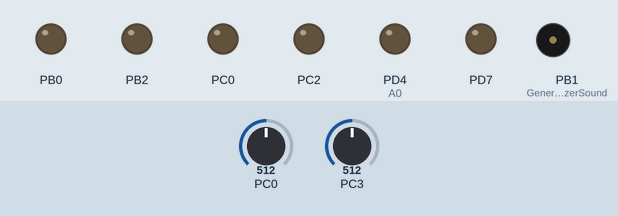
The program below on a simulated ATmega328P, built with avr-gcc and emulated at 16 MHz. Parts: output pins drawn as LEDs (lit = HIGH), buzzer (waves = sounding). Dashed ring = blinking. The test bench sets the inputs (shaded band); at power-on: PC0 = 512, PC3 = 512. Random numbers use the default seed unless the program sets one; pins used as bus, display or sensor lines are not drawn.

Above: at 0.1 s.
At 2.4 s:
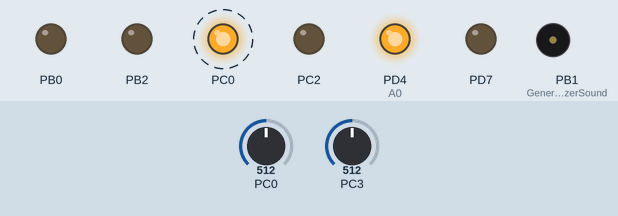
2.5 s: PC0 set to 572
4.0 s: PC0 set to 597
At 4.19 s:
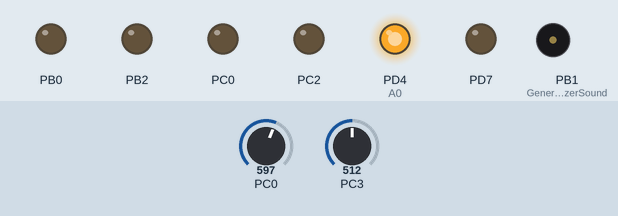
Timing chart, 0 to 14.3 s (numbered marks = the images above; inputs shaded):
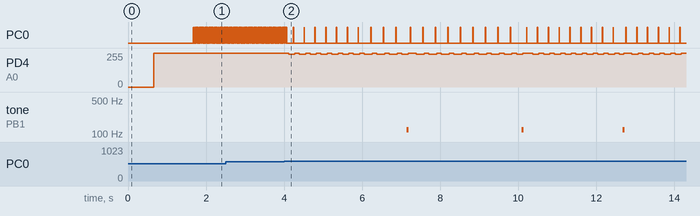

The program:

main.c
```c
#include <avr/interrupt.h>
#include <avr/io.h>
#include <stdio.h>
#include <stdlib.h>
#include <string.h>
#include <stdbool.h>
#include "uart.h"
#include <util/delay.h>
#include "Paddle.h"
#include "lcd.h"

#define FREQ 16000000
#define BAUD 9600
#define HIGH 1
#define LOW 0
#define BUFFER 1024
#define BLACK 0x000001

// Touchscreen calibration constants.
const float A =	0.141787;
const float B = -0.00957;
const float C = -2.36838;

const float D =	-0.00268;
const float E = -0.11792;
const float F = 101.9308;


char displayChar = '0';

// To check if two ADC values are same, only then plot the value!!
uint8_t touchTwoTimes = 1;
uint16_t x_old;
uint16_t y_old;

uint8_t screeenRefresh = 0;

// Coordinates from the ADC.
uint16_t x_coor;
uint16_t y_coor;

// For ball movements.
int8_t dx;
int8_t dy;

// initial position of the ball
uint8_t ballx = 63;
uint8_t bally = 28;
uint8_t future_x;
uint8_t future_y;

// For calculating actual pixel based on touch screen values.
uint8_t calc_x_pixel;
uint8_t calc_y_pixel;

// Properties of two paddles
struct Paddle pL;
struct Paddle pR;
uint8_t paddleFollow = 0;

// Score keeping.
uint8_t leftScore = 0;
uint8_t rightScore = 0;

// Variables to decide game modes.
uint8_t botMode = 0;
uint8_t acclMode = 0;
uint8_t touchMode = 0;
uint8_t gameModeSelected = 0;

// Variables for Accelerometer
uint16_t accReading =0;
const uint8_t size = 10;
uint16_t movingarray[10];
uint8_t pos =0;
uint16_t sum=0;
uint16_t movingAvr = 0;

// Timer setting for turning buzzer on/off.
uint16_t overflow = 0;

void GenerateBuzzerSound(uint16_t time);

void generateGrid(){

    drawrect(buff, 0, 0, 127, 63, BLACK);
    for (int i= 0; i< 63 ; i+=8){
        drawline(buff, 63 , i, 63,i+4, BLACK);
    }
    write_buffer(buff);
}

/*
 * Function to update scoreboard with new score.
 */
void scoreBoard(int left, int right){

    drawchar(buff, 57,0, displayChar+left);
    drawchar(buff, 65,0, displayChar+right);
    write_buffer(buff);

}

void refreshScreen()
{
    cli();
    generateGrid();
    generatePadLeft(pL);
    generatePadRight(pR);
    scoreBoard(leftScore,rightScore);
    sei();
}

void resetScreen()
{
    cli();
    clear_buffer(buff);

    pL.posx = 2;
    pL.posy = 28;

    pR.posx = 2;
    pR.posy = 28;

    ballx = 63;
    bally = 28;

    uint8_t direction = rand()%5;

    dx = rand()%4+2;
    dy = rand()%4+2;

    if(direction < 2)
    {
        dx = -dx;
        dy = -dy;
    }

    generateGrid();
    generatePadLeft(pL);
    generatePadRight(pR);
    scoreBoard(leftScore,rightScore);
    sei();
}
static inline void changeLCDtoRed()
{
    PORTB |= 0x05;
    _delay_ms(1000);
    PORTB &= ~0x05;
}

/*
 * Function to update ball position and handle collisions with different elements.
 * There are different modes Bot vs Player, and Player Vs Player.
 *
 * If it hits vertical walls, the y-direction is reversed.
 *
 * Bot vs Player:
 * If it is near the bot, the bot follows the ball. Once the balls hits the paddle,
 * it reverses its x-direction.
 * The ball is near to the player end, it checks if it hits the paddle or not.
 * If yes(hits paddle), then reverse x-direction. If no(hits wall), then increase score
 * and restart the game.
 *
 * Player Vs Player:
 * The ball is near to the player end, it checks if it hits the paddle or not.
 * If yes(hits paddle), then reverse x-direction. If no(hits wall), then increase score
 * and restart the game.
 *
 */
void updateBall()
{
	fillcircle(buff, ballx, bally, 3, 0);

	// Make the paddle follow ball after certain x coordinate.
	if(botMode && ballx > 83 && dx > 0)
    {
        paddleFollow = 1;
	}
    if(paddleFollow){
        pR.posy = bally;
        generatePadRight(pR);
    }

	// Calculate future coordinates of ball to detect collision.
    if(dy < 0)
    {
        future_y = bally+dy+2;
    }
    else
    {
        future_y = bally+dy-2;
    }

	// If ball collides with the upper or lower wall, it reverses its y-direction.
	if(bally+dy+2 >= 62 || bally+dy-2 <= 0)
	{
        GenerateBuzzerSound(10);
		dy = (-1)*dy;
	}

	// Handle collisions of balls with paddles and left-right walls.
    if(botMode){
        if(ballx+dx+2 >= 124)
        {
            GenerateBuzzerSound(10);
            pR.posy = bally+dy+2;
            generatePadRight(pR);
            paddleFollow = 0;
            dx = (-1)*dx;

        }
        else if(ballx+dx-2 <= 3 && (future_y > pL.posy+4 || future_y < pL.posy-4))
        {
            rightScore++;
            GenerateBuzzerSound(15);
            changeLCDtoRed();
            resetScreen();
        }
        else if(ballx+dx-2 <= 3 && (future_y <= pL.posy+4 && future_y >= pL.posy-4))
        {
            GenerateBuzzerSound(10);
            dx = (-1)*dx;
        }
        else
        {
           // Do nothing.
        }
    }
    else
    {
        if(ballx+dx+2 >= 124 && (future_y > pR.posy+4 || future_y < pR.posy-4))
        {
            leftScore++;
            GenerateBuzzerSound(15);
            changeLCDtoRed();
            resetScreen();
        }
        else if(ballx+dx-2 <= 3 && (future_y > pL.posy+4 || future_y < pL.posy-4))
        {
            rightScore++;
            GenerateBuzzerSound(15);
            changeLCDtoRed();
            resetScreen();
        }
        else if(ballx+dx+2 >= 124 && (future_y <= pR.posy+4 && future_y >= pR.posy-4))
        {
            GenerateBuzzerSound(10);
            dx = (-1)*dx;
        }
        else if(ballx+dx-2 <= 3 && (future_y <= pL.posy+4 && future_y >= pL.posy-4))
        {
            GenerateBuzzerSound(10);
            dx = (-1)*dx;
        }
        else
        {
            //nothing
        }
    }

    ballx += dx;
    bally += dy;
	fillcircle(buff, ballx, bally, 3, BLACK);
	write_buffer(buff);
}

/*
 * Set up ADC for getting touch screen and accelerometer values.
 * -> Set Ref as voltage 5
 * -> Enable ADC.
 * -> Set prescaler as 128.
 */
void setupADC(void){

	ADMUX |= (1 << REFS0); 	// Setting ADC to use VCC as reference voltage

	ADCSRA |=  (1 << ADEN) | (1<< ADPS1) | (1 << ADPS2) | (1 << ADPS0); // Turn ADC on,
																		//  Use pre-scaler as 128
	DIDR0 |= 1 << ADC0D;	// Disable digital input buffer.
}

/*
 * Function to get x_coor from the ADC.
 * -> Set direction of X- , X+ to input.
 * -> Set X- to high.
 * -> Select A0(Y-) pin of ADC.
 * -> Start the conversion and wait for it to complete.
 * -> Clear the ADC flag.
 * -> Read ADC value into x_coor.
 */
void getXval(){

	// Set Y- to ADC input.
	// Set X- , X+ to digital pins.
	DDRC  = (1 << PORTC1) | (1 << PORTC3);

	// Set X- high and X+ low.
	PORTC |= (1 << PORTC3);
	ADMUX &= 0xF0;
	_delay_ms(10);

	ADCSRA |= (1 << ADSC); //Start Conversion
	//Wait for conversion to complete
	while(!(ADCSRA & (1<<ADIF)));
	ADCSRA|=(1<<ADIF);

	// Read the x_coor here.
	x_coor = ADC;

	PORTC &= ~(1 << PORTC3);
}

/*
 * Function to get y_coor from the ADC.
 * -> Set direction of Y- , Y+ to input.
 * -> Set Y- to high.
 * -> Select A3(X-) pin of ADC.
 * -> Start the conversion and wait for it to complete.
 * -> Clear the ADC flag.
 * -> Read ADC value into y_coor.
 */
void getYval(){

    // Now set configuration for the y_coor.

    // Set Y-, Y+ to digital pins.
	DDRC = (1 << PORTC0) | (1 << PORTC2) ;
	// Set Y- high, Y+ low.
	PORTC |= (1 << PORTC0);
	// Set X- to ADC input.
	ADMUX |= (1 << MUX0) | (1 << MUX1);
	_delay_ms(10);

	//Start Conversion
	ADCSRA |= (1 << ADSC);

	//Wait for conversion to complete
	while(!(ADCSRA & (1<<ADIF)));
	ADCSRA|=(1<<ADIF);
	// Read the y_coor here.
	y_coor = ADC;

	PORTC &= ~(1 << PORTC0);
}

/*
 * Function to get both X and Y coordinates from touchscreen.
 */
void getADCval() {

	getXval();
	getYval();
}

/*
 * Function to calculate moving average for smooth movements.
 * It keeps on adding/replacing values from the sensor to an array.
 * ptrSum is a pointer to a location which keeps track for the Sum.
 * returns the average of the arrray.
 *
 * Help from source: https://gist.github.com/bmccormack/d12f4bf0c96423d03f82
 */
uint16_t movingAverage(uint16_t *ptrtoNums, uint16_t *ptrSum, uint16_t pos, uint16_t len, uint16_t NextNum){

    *ptrSum = *ptrSum - ptrtoNums[pos] + NextNum;

    ptrtoNums[pos] = NextNum;

    return (*ptrSum) / len;
}


/*
 * Function to read accelerometer readings from ADC.
 * -> Sets A4 pin to ADC mode.
 * -> Starts ADC conversion and waits for it to complete.
 * -> Gets moving average and returns it to main to set paddle position.
 */
uint16_t accelerometerReading()
{
    ADMUX &= 0xF0;
    ADMUX |= (1 << MUX2);
    _delay_ms(10);

    ADCSRA |= (1 << ADSC);
    while(!(ADCSRA & (1<<ADIF)));
    ADCSRA|=(1<<ADIF);

    movingAvr = movingAverage(movingarray, &sum, pos, size, ADC);
    pos++;
    if(pos >= size){
        pos = 0;
    }
    return movingAvr;
}

/*
 * Function to display GAME OVER!!!.
 */
void displayGameOver()
{
    clear_buffer(buff);
    unsigned char word[] ="GAME OVER!!!";
    drawstring(buff, 35, 4,word);
    write_buffer(buff);

}

/*
 * Function to display game Menu.
 * Displays the three modes.
 * 1. Player Vs Player.
 * 2. Player Vs Computer.
 * 3. Accelerometer vs Computer.
 */
void displayGameMenu()
{
    clear_buffer(buff);
    unsigned char welcome[] = " WELCOME TO PONG ";
    unsigned char word1[] = "1.Player Vs Player";
    unsigned char word2[] = "2.Player Vs Computer";
    unsigned char word3[] = "3.Acclmtr Vs Computer";
    drawstring(buff, 4 , 0, welcome);
    drawstring(buff, 0, 2, word1);
    drawstring(buff, 0, 4, word2);
    drawstring(buff, 0, 6, word3);
    write_buffer(buff);
}


/*
 * Function to generate buzzer sound for a short time.
 * -> Starts Timer 0 to count the duration for which buzzer will be on.
 * -> Starts Timer 1 in CTC mode to make buzzer work.
 * -> Waits for Timer 0 to overflow 3 times.
 * -> Once overflow is reached, disable the buzzer.
 */
void GenerateBuzzerSound(uint16_t time){
    DDRB |= (1<<PORTB1);
    OCR1A = time; //Frequency for 10 khz
    TCCR1B |= (1<<CS10); //Start the buzzer

    TCCR0B |= (1 << CS02)|(1 << CS00); //Start the timer0 for getting 0.5sec buzzer.

    while(overflow <3){
        _delay_ms(0.00000001);
    };
    overflow = 0;
    TCCR0B &= ~((1 << CS02)|(1 << CS00)); //Start the timer0 for getting 0.5sec buzzer.
    TCCR1B &= ~(1<<CS10);
    DDRB &= ~(1 << PORTB1);

}


int main(void)
{
	//setting up the gpio for backlight
	DDRD |= 0x80;
	PORTD &= ~0x80;
	PORTD |= 0x00;

	DDRB |= 0x05;
	PORTB &= ~0x05;
	PORTB |= 0x00;


	/* Initialization for Timer 0 and 1 to use Buzzer */

	// Enable interrupt on timer 0.
    TIMSK0 |= (1 << TOIE0);
    // initialize counter
    TCNT0 = 0;
    // Timer1 for buzzer.
    TCCR1A |= (1<<COM1A0) | (1<<WGM12); //CTC and toggle on compare
    sei();

	//lcd initialisation
	lcd_init();
	lcd_command(CMD_DISPLAY_ON);
	lcd_set_brightness(0x18);
	write_buffer(buff);
	_delay_ms(1000);
	clear_buffer(buff);

	uart_init();

	setupADC();

    while(1)
    {
        displayGameMenu();
        while(!gameModeSelected)
        {
            getADCval();

			// Get touch input for selecting game mode.
			// The touch will only work only if two consecutive values of
			// x and y coordinate respectively are same.
            touchTwoTimes++;
            if(touchTwoTimes%2 == 0)
            {
                touchTwoTimes = 0;
                if( (x_old == x_coor) && (y_old == y_coor) )
                {
                    calc_x_pixel = A*x_coor + B*y_coor + C;
                    calc_y_pixel = D*x_coor + E*y_coor + F;

                    if(calc_y_pixel >= 16 && calc_y_pixel <= 23)
                    {
                        botMode = 0;
                        touchMode = 1;
                        acclMode = 0;
                        gameModeSelected = 1;
                    }
                    else if (calc_y_pixel >= 32 && calc_y_pixel <=39)
                    {
                        botMode = 1;
                        touchMode = 1;
                        acclMode = 0;
                        gameModeSelected = 1;
                    }
                    else if (calc_y_pixel >= 48 && calc_y_pixel <=57)
                    {
                        botMode = 1;
                        touchMode = 0;
                        acclMode = 1;
                        gameModeSelected = 1;
                    }
                    else
                    {
                        // do nothing
                    }
                }
            }
            else
            {
                x_old = x_coor;
                y_old = y_coor;
            }
        }

    	resetScreen();

		// Run the game till either of the score reaches 3.
		// This can be set to any value.
	    while (!(rightScore >= 3 || leftScore>=3))
	    {

		    updateBall();
		    if(touchMode)
		    {
                getADCval();

		        touchTwoTimes++;
		        if(touchTwoTimes%2 == 0)
		        {

			        touchTwoTimes = 0;

			        if( (x_old == x_coor) || (y_old == y_coor) )
			        {
				        calc_x_pixel = A*x_coor + B*y_coor + C;
				        calc_y_pixel = D*x_coor + E*y_coor + F;

				        if(calc_y_pixel <= 0)
					        calc_y_pixel = 4;

				        if(calc_x_pixel < 63)
				        {
					        pL.posy = calc_y_pixel;
					        generatePadLeft(pL);
				        }
				        if(!botMode && calc_x_pixel > 63 && calc_x_pixel < 127)
				        {
					        pR.posy = calc_y_pixel;
					        generatePadRight(pR);
				        }
			        }
		        }
		        else
		        {
			        x_old = x_coor;
			        y_old = y_coor;
		        }
	        }
            if(acclMode)
            {
                accReading = accelerometerReading();
               // printf("%d \n", accReading);
                if(accReading <= 303)
                {
                    accReading = 303;
                }
                else if(accReading >= 303 && accReading <= 330)
                {
                    // it's okay!!
                }
                else
                {
                    accReading = 336;
                }
                calc_y_pixel = ((accReading - 303)*56)/33+4;
                pL.posy = calc_y_pixel;
                generatePadLeft(pL);
               // printf("acc Reading: %u\n", accReading);
            }
            _delay_ms(100);

            refreshScreen();
        }
        leftScore = 0;
        rightScore = 0;
        gameModeSelected = 0;

        displayGameOver();
        PORTB |= 0x01;
        _delay_ms(4000);
        PORTB &= ~0x01;

        resetScreen();
    }
}
ISR(TIMER0_OVF_vect)
{
    overflow++;
}
```

Paddle.c
```c
/*
 * Paddle.c
 *
 * Created: 02/10/2018 2:59:56 PM
 *  Author: DELL PC
 */
#include <stdint.h>
#include "lcd.h"
#include "Paddle.h"


uint8_t prevL = 4;
uint8_t prevR = 4;

void generatePadLeft(struct Paddle p)
{
	// Clear the paddle from last position.
	drawline(buff, 2, prevL-4, 2, (prevL+4), 0);
	drawline(buff, 3, prevL-4, 3, (prevL+4), 0);
	write_buffer(buff);

	// Limit the paddle boundary.
	if (p.posy+4 > 63){
		p.posy = 59;
	}
	if(p.posy-4 < 0){
		p.posy = 4;
	}
	prevL=p.posy;

	// Draw the new paddle.
	drawline(buff, 2, p.posy-4, 2, (p.posy+4), 1);
	drawline(buff, 3, p.posy-4, 3, (p.posy+4), 1);
	write_buffer(buff);
}

void generatePadRight(struct Paddle p){

	// Clear the paddle from last position.
	drawline(buff, 125, prevR-4, 125, (prevR+4), 0);
	drawline(buff, 124, prevR-4, 124, (prevR+4), 0);
	write_buffer(buff);

	// Limit the paddle boundary.
	if (p.posy+4 > 63){
		p.posy = 59;
	}
	if(p.posy-4 <= 0){
		p.posy = 4;
	}
	prevR=p.posy;

	// Draw the new paddle.
	drawline(buff, 125, p.posy-4, 125, (p.posy+4), 1);
	drawline(buff, 124, p.posy-4, 124, (p.posy+4), 1);
	write_buffer(buff);
}
```

Paddle.h
```c
/*
 * Paddle.h
 *
 * Created: 02/10/2018 3:00:16 PM
 *  Author: DELL PC
 */


#ifndef PADDLE_H_
#define PADDLE_H_


struct Paddle{
	uint8_t posx;
	uint8_t posy;
};

void generatePadLeft(struct Paddle p);
void generatePadRight(struct Paddle p);


#endif /* PADDLE_H_ */
```

uart.h
```c
#ifndef UART_H
#define UART_H

#define F_CPU 16000000UL
#define BAUD 9600

#include <util/setbaud.h>

static int uart_putchar(char c, FILE *stream);
static int uart_getchar(FILE *stream);
void uart_init(void);

static FILE uart_output = FDEV_SETUP_STREAM(uart_putchar, NULL, _FDEV_SETUP_WRITE);
static FILE uart_input = FDEV_SETUP_STREAM(NULL, uart_getchar, _FDEV_SETUP_READ);

int uart_putchar(char c, FILE *stream) {
	if (c == '\n') {
		uart_putchar('\r', stream);
	}
	loop_until_bit_is_set(UCSR0A, UDRE0);
	UDR0 = c;
	return 0;
}

int uart_getchar(FILE *stream) {
	loop_until_bit_is_set(UCSR0A, RXC0); /* Wait until data exists. */
	return UDR0;
}

void uart_init(void) {
	UBRR0H = UBRRH_VALUE;
	UBRR0L = UBRRL_VALUE;

	#if USE_2X
	UCSR0A |= _BV(U2X0);
	#else
	UCSR0A &= ~(_BV(U2X0));
	#endif

	UCSR0C = _BV(UCSZ01) | _BV(UCSZ00); /* 8-bit data */
	UCSR0B = _BV(RXEN0) | _BV(TXEN0);   /* Enable RX and TX */

    // Redirect stdin and stdout so functions like printf and getchar work.
	stdout = &uart_output;
	stdin = &uart_input;
}

#endif // UART_H
```

Source omitted: lcd.c (data table, 19526 bytes), lcd.h (2131 bytes)

Measured:
- the behaviour switches between 580 and 581 on PC0 (found by bisection; images 1 and 2)
- after the input at 4.0 s, PD4 (A0): 255/255 → 247/255 after 0.11 s, → 255/255 0.16 s later, → 247/255 0.12 s later, → 255/255 0.16 s later, … (32 changes in this stretch); tone on PB1 (GenerateBuzzerSound): silent → 122 Hz after 3.1 s, → silent 0.05 s later
